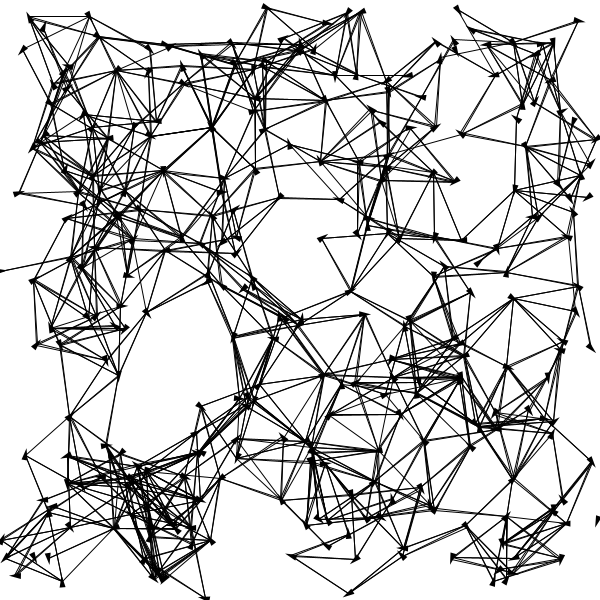
Frame 1 (no input)
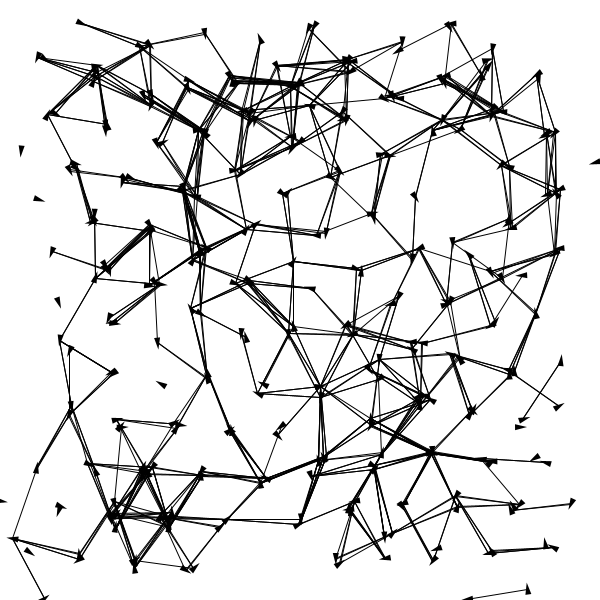
Frame 60 (the mouse pressed at the canvas centre just before this capture)
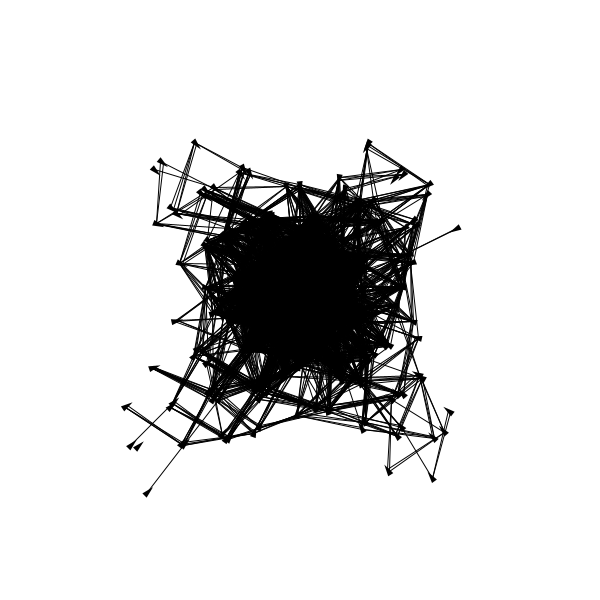
Frame 120 (the mouse held since frame 60 and released just before this capture)

The Processing sketch that drew these frames (run headless with seeded random() and noise(); from frame 60 on, the mouse is pressed at the canvas centre):

// Processing sketch: Group_behavior
// ── Group_behavior.pde
ArrayList<Vehicle> vehicles;
Path p;
int numv = 300;
void setup(){
  size(600, 600);
  
    p = new Path();
  for(int i = 0; i <= width; i+=2){
    float offset = (PI)/(width/2)*i;
    float y = sin(offset)*150+i;
    p.addPoint(i,  y);
  }
  
  vehicles = new ArrayList<Vehicle>();
  for(int i = 0; i < numv; i++){
    vehicles.add(new Vehicle(random(width), random(height)));
  }
}

void draw(){
  background(255);
  //p.display();
  for(Vehicle v: vehicles){
    v.separate(vehicles);
    //v.follow(p);
    if(mousePressed){
      v.seek(new PVector(mouseX, mouseY));

    }
    if(keyPressed){
      if(key == 'a'){
        v.avoid(new PVector(mouseX, mouseY));
      }
    }
    v.update();
    v.display();

  }
}

// ── Path.pde
class Path{
  
  ArrayList<PVector> points;
  
  float radius; //width of path
  
  Path(){
    radius = 20;
    points = new ArrayList<PVector>();
  }
  
  //function to add points to the path
  void addPoint(float x, float y){
    PVector point = new PVector(x, y);
    points.add(point);
  }
  
  void display(){
    //display Path
    stroke(0);
    noFill();
    
    beginShape();
    for(PVector v: points){
      vertex(v.x, v.y);
    }
    endShape();
  }
}
    

// ── Vehicle.pde
class Vehicle{
  PVector location, velocity, acceleration;
  float maxspeed, maxforce;
  float r;

  Vehicle(float x, float y){
    acceleration = new PVector(0, 0);
    velocity = new PVector(random(-2, 2),random(-2, 2));
    location = new PVector(x, y);
    r = 3.0;
    
    maxspeed = 3;
    maxforce = .3;
  }
  
  void update(){
    //checkwalls();
    //checkbound();
    velocity.add(acceleration);
    velocity.limit(maxspeed);
    location.add(velocity);
    acceleration.mult(0);
  }
  
  void display(){
    float theta = velocity.heading() + PI/2;
    fill(0);
    //stroke(255);
    noStroke();
    pushMatrix();
    translate(location.x, location.y);
    rotate(theta);
    beginShape();
    vertex(0, -r*2);
    vertex(-r, r*2);
    vertex(r, r*2);
    endShape(CLOSE);
    popMatrix();
  }
  
  void checkwalls(){
    if(location.x > width-50){
      PVector desired = new PVector(-maxspeed, velocity.y);
      PVector steer = PVector.sub(desired, velocity);
      steer.limit(maxforce);
      applyForce(steer);
    } else if(location.x < 50){
      PVector desired = new PVector(maxspeed, velocity.y);
      PVector steer = PVector.sub(desired, velocity);
      steer.limit(maxforce);
      applyForce(steer);
    }
    if(location.y > height-50){
      PVector desired = new PVector(velocity.x, -maxspeed);
      PVector steer = PVector.sub(desired, velocity);
      steer.limit(maxforce);
      applyForce(steer);
    } else if(location.y < 50){
      PVector desired = new PVector(velocity.x, maxspeed);
      PVector steer = PVector.sub(desired, velocity);
      steer.limit(maxforce);
      applyForce(steer);
    }
  }
  
  void checkbound(){
    if(location.x < 0){
      location.x = width;
    } else if(location.x > width){
      location.x = 0;
    }
    
    if(location.y < 0){
      location.y = height;
    }else if(location.y > height){
      location.y = 0;
    }
  }
  
  void seek(PVector target){
    PVector desired = PVector.sub(target, location);
    desired.normalize();
    desired.mult(maxspeed); //scale vector to maxspeed;
    
    PVector steer = PVector.sub(desired, velocity); //Reynolds formula for steering force
    steer.limit(maxforce);
    
    applyForce(steer); //apply the force asa the object acceleration
    
  }
  
  void avoid(PVector target){
    PVector desired = PVector.sub(target, location);
    desired.normalize();
    desired.mult(-1 * maxspeed); //scale vector to maxspeed;
    
    PVector steer = PVector.sub(desired, velocity); //Reynolds formula for steering force
    steer.limit(maxforce);
    
    applyForce(steer); //apply the force asa the object acceleration
  
  }
      
  
  void applyForce(PVector force){
    acceleration.add(force);
  }
  
  //Chapter 6.11
  
  void separate(ArrayList<Vehicle> vehicles){
    PVector sum = new PVector();
    int count = 0;
    
    float desiredseparation = 50;
    for(Vehicle other: vehicles){
      float d = PVector.dist(location, other.location);
      
      if((d >desiredseparation*1.2) && (d < desiredseparation*1.5)){
        PVector diff = PVector.sub(location, other.location);
        diff.normalize();
        sum.sub(diff);
        stroke(0);
        line(location.x, location.y, other.location.x, other.location.y);
        count++;
      }
      
      else if((d > 0) && (d < desiredseparation)){
        PVector diff = PVector.sub(location, other.location);
        diff.normalize();
        //diff.mult(1.2);
        sum.add(diff);
        count++;   
      }
      else if((d > desiredseparation) && (d < desiredseparation*1.2)){
        /*PVector stab = velocity.get();
        stab.mult(-.2);
        sum.add(stab);
        count++;
        */        
      }
      
    }
    if(count > 0 ){
      sum.div(count);
      sum.setMag(maxspeed);
      PVector steer = PVector.sub(sum, velocity);
      steer.limit(maxforce);
      
      applyForce(steer);
    }
  }

  
  
  
  
  /*
  void follow(FlowField flow){
    PVector desired = flow.lookup(location);
    desired.mult(maxspeed);
    
    PVector steer = PVector.sub(desired, velocity);
    steer.limit(maxforce);
    applyForce(steer);
  }
  */
  
  
  
  
  
  
  
  
  //Chapter 6.9
  void follow(Path p){
    PVector target = null;
    //Predict the vehicles future location;
    PVector predict = velocity.get();
    predict.normalize();
    predict.mult(25);
    PVector predictLoc = PVector.add(location, predict);
    float worldRecord = 1000000;
    //Find the normal point along the path.
    for(int i = 0; i < p.points.size()-1; i++){
      PVector a = p.points.get(i);
      PVector b = p.points.get(i+1);
      PVector normalPoint = getNormalPoint(predictLoc, a, b);
      if (normalPoint.x < a.x || normalPoint.x > b.x){
        normalPoint = b.get();
      }
      float distance = PVector.dist(predictLoc, normalPoint);
      
      if(distance < worldRecord){
        worldRecord = distance;
        target = normalPoint.get();
      }
    }
    //Move a little further along the path and set a target
    /*
    PVector dir = PVector.sub(b, a);
    dir.normalize();
    dir.mult(10);
    PVector target = PVector.add(targetp, dir);
    */
    //IF off the path, steer to stay on
    float distance = PVector.dist(target, predictLoc);
    if(distance > p.radius){
      seek(target);
    }
  }
  
  PVector getNormalPoint(PVector p, PVector a, PVector b){
    PVector ap = PVector.sub(p, a); //Vector from a to p
    PVector ab = PVector.sub(b, a); //Vector from a to b
    
    //Using the dot product for scalar projection
    ab.normalize();
    ab.mult(ap.dot(ab));
    
    PVector normalPoint = PVector.add(a, ab);
    
    return normalPoint;
  }
    

}
  
  
  
    
